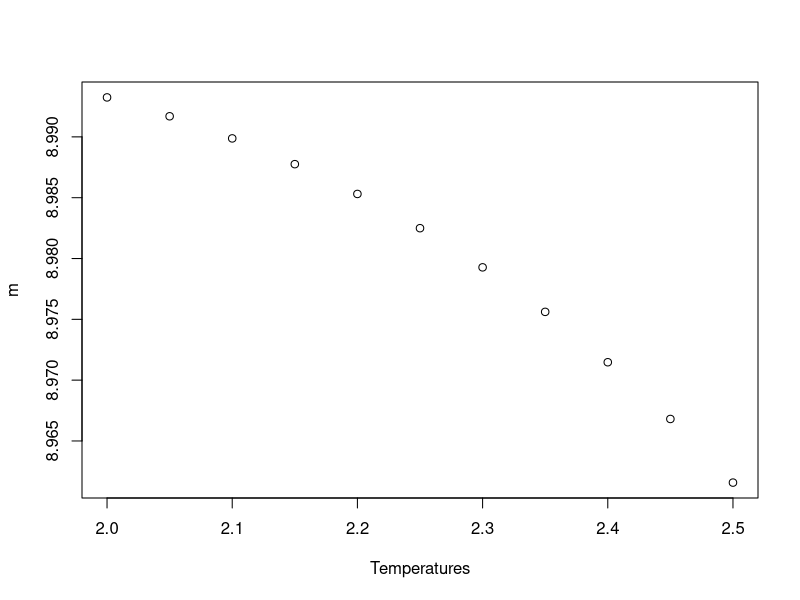

Recreate this plot in R.
## WARNING: USE ONLY FOR N = 2, 3, 4

allBinarySeq <- function(N) { # USE ONLY FOR N <= 4!!
# list of N copies of -1, 1, simplify=FALSE returns lists, not vectors
# then all possible combinations of \pm 1 over N places
# resulting in data.frame of 2^N observations of N variables
# transpose to make N by 2^N matrix
# recast back to data.frame    
    as.data.frame(
        t(
            expand.grid(
                replicate(N, c(-1,1), simplify=FALSE)
            )
        )
    )
}

allConfigs <- function(N) { # USE ONLY FOR N <= 4
# returns LIST of all square configs
    X <- allBinarySeq(N*N)
    # data.frame of all 2^(N^2) observations over N^2 variables

    data = lapply(X, matrix, nrow=N, ncol=N)
}

downConfig <- function(N) { matrix(-1,N,N) } # 1 of 2 lowest energy configs
upConfig <- function(N) { matrix(1,N,N) }    # other lowest energy configs

energy  <-  function(config, J=1) {  #pass in a MATRIX
    ## This uses -J, same as both Richey and Schlusser
    ## J has units of energy
## Returns a potential energy, negative, with lowest energy -4N^2    
    N  <- NROW(config)

    below  <- config[ c(2:N, 1), ]
    left  <- config[ , c(N, 1:(N-1)) ]
    above  <- config[c(N, 1:(N-1)), ]
    right  <- config[ , c(2:N, 1) ]

    nearNeighProd <- config * (below + left + above + right)
    ## element-wise multiplication, note factorization of sum
    
    nrg  <- -J *sum(nearNeighProd)
}

allEnergies  <- function(configurations) { #list of configurations
    nrgs  <-  lapply(configurations, energy, J)
}

boltzWeight <- function(nrg, kTemp) { exp(- nrg/kTemp) }
## This has the negative sign, same as both Richey and Schlusser
## But this does not use J, already in energy, consistent with Richey (but not Schlusser)
## Uses kTemp, Boltzmann constant times temperature, with units of energy
## so the energy usits cancel.

netMag  <-  function(config) { abs( sum( config ) ) }

boltzDist  <- function(configurations, kTemperature) {
    bzs  <- unlist(
        lapply(allEnergies(configurations), boltzWeight, kTemperature)
    )
}

partitionFunc  <- function(configurations, kTemperature){ #list of energies
        Z  <- sum( boltzDist(configurations, kTemperature) )
}

netSpin <- function(configurations, N) {   #list of configurations
    lm <- lapply(configurations, matrix, N, N)
    sm  <- abs( unlist( lapply(lm, sum) ) ) #absolute value sum of entries in each matrix
    # unlist converts a list to a vector
}

magnetization  <- function(configurations, kTemperature) {
    Z <- partitionFunc(configurations, kTemperature)
    mag <- (1/Z) * sum(  netSpin(configurations, N) * boltzDist(configurations, kTemperature) )
}

J <- 1
N  <- 3

configs  <- allConfigs(N)

nKTemperatures  <-  11
Temperatures  <- seq(2,2.5, length=nKTemperatures)
# surrounding the critical value kT_c/J = 2.269 when J=1

m  <- rep(0, nKTemperatures)

for (i in 1:nKTemperatures) {
  m[i] = magnetization(configs, Temperatures[i])  
  cat("T = ", Temperatures[i], "mag = ",  m[i], "\n" )
}

plot(Temperatures, m)

## WARNING: USE ONLY FOR N = 2, 3, 4
## NAME: isingDist.R
## USAGE: within R, at interactive prompt
##        source("isingDist.R")
## REQUIRED ARGUMENTS: none
## OPTIONS: none
## DESCRIPTION: calculate magnetization directly from the Boltzmann
##              distribution of ALL configurations.
##              WARNING: USE ONLY FOR N = 2, 3, 4
## DIAGNOSTICS: none
## CONFIGURATION AND ENVIRONMENT: base R
## DEPENDENCIES:  base R
## INCOMPATIBILITIES: none known
## PROVENANCE: Steve Dunbar,
## BUGS AND LIMITATIONS: WARNING: USE ONLY FOR N = 2, 3, 4
## FEATURES AND POTENTIAL IMPROVEMENTS: 
## AUTHOR:  Steve Dunbar
## VERSION: Version 1.0 as of Tue 05 Jan 2021 07:35:03 AM CST
## KEYWORDS: Ising Model, statistical mechanic, magnetization,
##           Boltzmann distribution 

